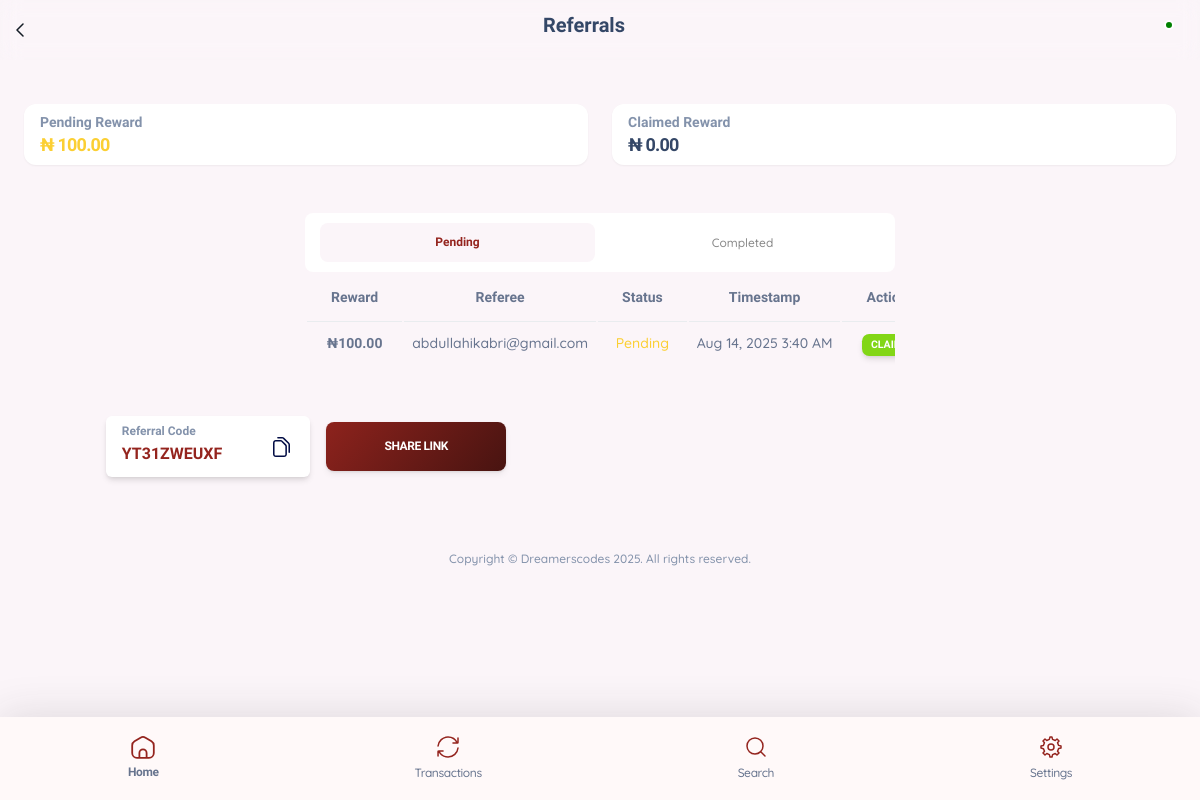
/public/pages/referrals.php (signed in), run on an earlier commit of the app's database.
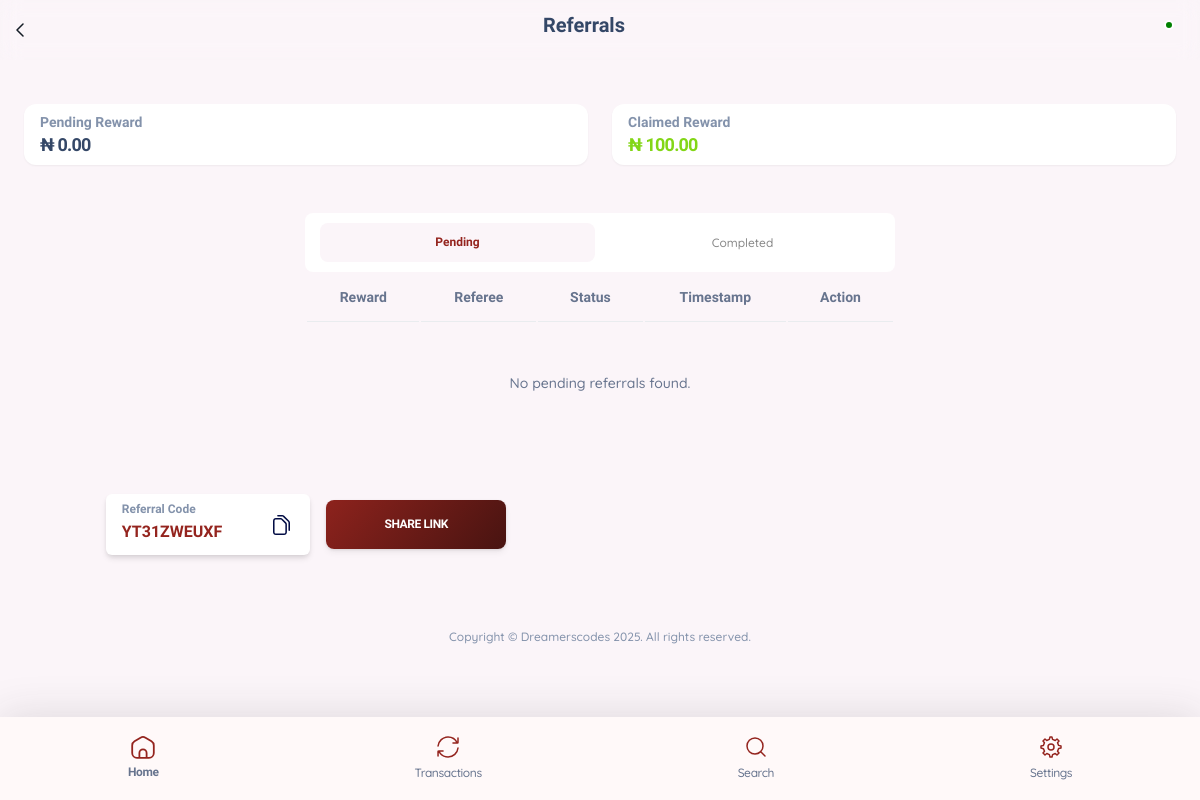
And on a later commit of the database.
### tables this page shows
CREATE TABLE `referral_reward` (
  `referral_id` int(11) NOT NULL,
  `reward` decimal(10,2) NOT NULL,
  `user_id` int(11) NOT NULL,
  `referee_email` varchar(100) NOT NULL,
  `status` enum('claimed','pending') NOT NULL,
  `created_at` timestamp NOT NULL DEFAULT current_timestamp() ON UPDATE current_timestamp()
);

### functions/Model.php (called while the page is built, shortened)
<?php
function getReferralRewards(PDO $pdo, int $userd): array
{
    $pendingStmt = $pdo->prepare("SELECT SUM(reward) AS total FROM referral_reward WHERE user_id = ? AND status = 'pending'");
    $pendingStmt->execute([$userd]);
    $pending = $pendingStmt->fetchColumn() ?? 0;
    $claimedStmt = $pdo->prepare("SELECT SUM(reward) AS total FROM referral_reward WHERE user_id = ? AND status = 'claimed'");
    $claimedStmt->execute([$userd]);
    $claimed = $claimedStmt->fetchColumn() ?? 0;
    return ['pending' => $pending, 'claimed' => $claimed];
}
function getReferralsByStatus(PDO $pdo, int $user_id, string $status): array
{
    $stmt = $pdo->prepare("SELECT * FROM referral_reward WHERE user_id = ? AND status = ? ORDER BY created_at DESC");
    $stmt->execute([$user_id, $status]);
    return $stmt->fetchAll(PDO::FETCH_ASSOC);
}

### public/pages/referrals.php (the view, shortened to what the changed rows need)
<?php
require __DIR__ . '/../../config/config.php';
require __DIR__ . '/../../functions/Model.php';
require __DIR__ . '/../partials/initialize.php';
$rewards = getReferralRewards($pdo, $user_id);
$pendingReferrals = getReferralsByStatus($pdo, $user_id, 'pending');
require __DIR__ . '/../partials/header.php';
?>
<body>
    <main class="container-fluid py-5">
        <div>
            <div class="row mb-5">
                <div class="col-6">
                    <div class="card px-3 py-2">
                        <div class="card-body p-0">
                            <?php
                            $color = ($rewards['pending'] > 0) ? 'text-warning' : 'text-dark'
                            ?>
                            <h4 id="pendingAmount" class="amount mb-0 <?= $color; ?> font-weight-bolder">&#8358; <?= number_format($rewards['pending'], 2) ?></h4>
                        </div>
                    </div>
                </div>
                <div class="col-6">
                    <div class="card px-3 py-2">
                        <div class="card-body p-0">
                            <?php
                            $color = ($rewards['claimed'] > 0) ? 'text-success' : 'text-dark'
                            ?>
                            <h4 id="claimedAmount" class="amount mb-0 <?= $color; ?> font-weight-bolder">&#8358; <?= number_format($rewards['claimed'], 2) ?></h4>
                        </div>
                    </div>
                </div>
            </div>
            <div class="tabs" style="width: 100%;">
                <div class="tab-content active" id="pending">
                    <div class="table-responsive">
                        <table class="table mb-0" style="overflow-x: scroll;">
                            <thead class="table-white">
                                <tr>
                                    <th>Reward</th>
                                    <th>Referee</th>
                                    <th>Status</th>
                                    <th>Timestamp</th>
                                    <th>Action</th>
                                </tr>
                            </thead>
                            <tbody>
                                <?php if (!empty($pendingReferrals)) : ?>
                                    <?php foreach ($pendingReferrals as $referral) : ?>
                                        <?php
                                        $formattedDate = date("M j, Y g:i A", strtotime($referral['created_at']));
                                        ?>
                                        <tr>
                                            <td><strong>&#8358;<?= htmlspecialchars($referral['reward']); ?></strong></td>
                                            <td><?= htmlspecialchars($referral['referee_email']); ?></td>
                                            <td class="text-warning">
                                                <?= htmlspecialchars(ucfirst($referral['status'])); ?></td>
                                            <td><?= $formattedDate; ?></td>
                                            <td>
                                                <button class="border-0 shadow-sm badge bg-success claim-btn"
                                                    data-id="<?= $referral['referral_id']; ?>">Claim</button>
                                            </td>
                                        </tr>
                                    <?php endforeach; ?>
                                <?php else : ?>
                                    <tr>
                                        <td colspan=" 5" class="text-center text-muted p-5">No pending referrals found.
                                        </td>
                                    </tr>
                                <?php endif; ?>
                            </tbody>
                        </table>
                    </div>
                </div>
            </div>
    </main>
</body>
</html>

What changed in the data, as far as the page shows it:
no longer on this page (row edited): referral_reward: reward "100.00", referee_email "abdullahikabri@gmail.com", status "Pending", created_at "Aug 14, 2025 3:40 AM"
Also different on the page:
$rewards['pending']: "100.00" → "0.00"
$rewards['claimed']: "0.00" → "100.00"
text now shown: "No pending referrals found."
